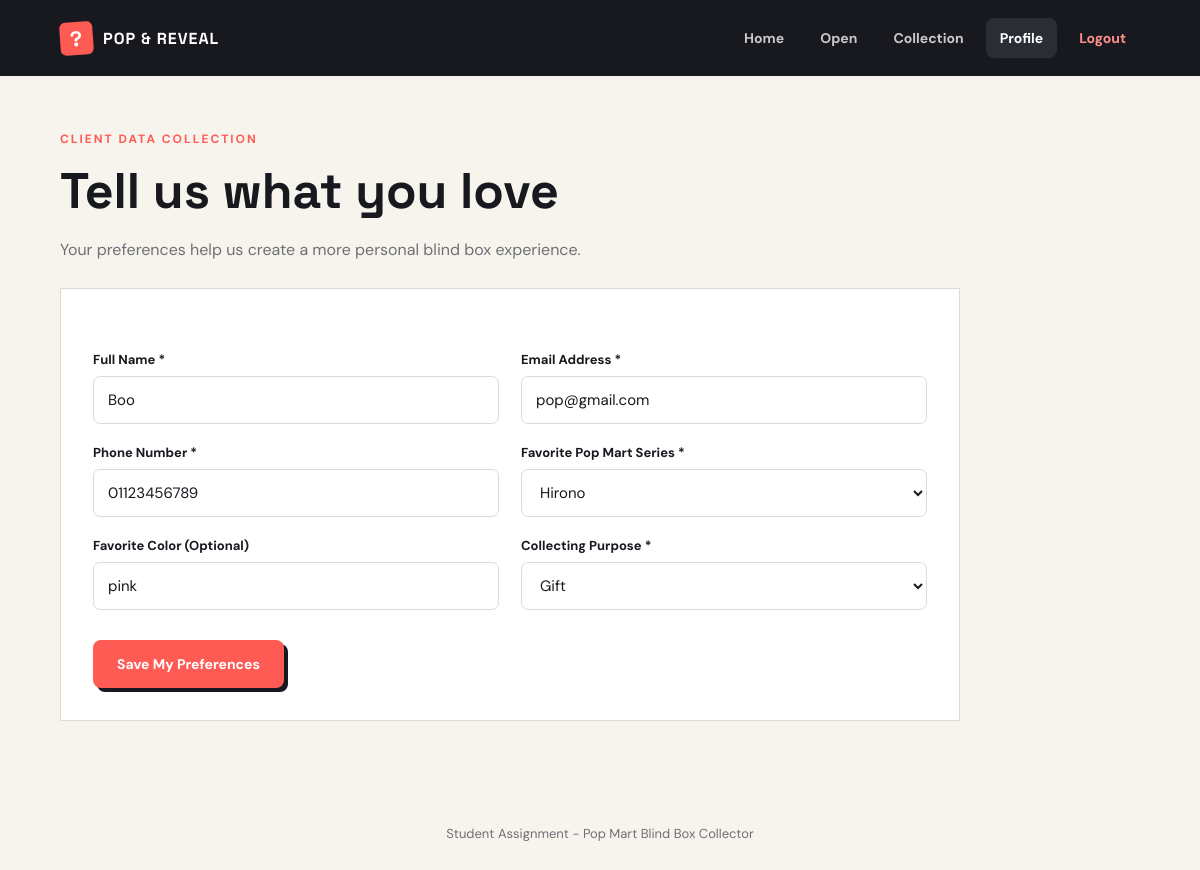
The app's page /profile.php (signed in) with its own data.
### tables this page shows
CREATE TABLE `users` (
  `id` int(11) NOT NULL,
  `full_name` varchar(100) NOT NULL,
  `email` varchar(120) NOT NULL,
  `phone` varchar(30) NOT NULL,
  `password` varchar(255) NOT NULL,
  `favorite_series` varchar(50) DEFAULT '',
  `favorite_color` varchar(30) DEFAULT '',
  `collecting_purpose` varchar(30) DEFAULT '',
  `created_at` timestamp NOT NULL DEFAULT current_timestamp()
);

### profile.php (the view, shortened to what this page needs)
<?php
$servername = "localhost";
$username = "popmart_collector";
$password = "pop123";
$dbname = "popmart_collector";
$conn = new mysqli($servername, $username, $password, $dbname);
mysqli_set_charset($conn, "utf8mb4");
$user_id = $_SESSION["user_id"];
$user_query = "SELECT * FROM users WHERE id = '$user_id'";
$user_result = mysqli_query($conn, $user_query);
$user = mysqli_fetch_assoc($user_result);
?>
<!DOCTYPE html>
<html lang="en">
<head>
    <link rel="stylesheet" href="style.css">
</head>
<body>
    <header class="topbar">
        <a class="brand" href="dashboard.php"><span class="brand-box">?</span><span>POP & REVEAL</span></a>
        <nav class="nav-links">
            <a href="dashboard.php"><span class="nav-icon">&#8962;</span><span class="nav-label">Home</span></a>
            <a href="open_box.php"><span class="nav-icon">?</span><span class="nav-label">Open</span></a>
            <a href="collection.php"><span class="nav-icon">&#9638;</span><span class="nav-label">Collection</span></a>
            <a class="active" href="profile.php"><span class="nav-icon">&#9786;</span><span class="nav-label">Profile</span></a>
            <a class="logout-link" href="logout.php" onclick="return confirm('Are you sure you want to logout?');"><span class="nav-icon">&#8594;</span><span class="nav-label">Logout</span></a>
        </nav>
    </header>
    <main class="page-container">
        <section class="page-heading">
            <p class="eyebrow">CLIENT DATA COLLECTION</p>
            <h1>Tell us what you love</h1>
            <p>Your preferences help us create a more personal blind box experience.</p>
        </section>
        <section class="panel profile-panel">
            <form method="POST" action="profile.php" class="two-column-form">
                <div class="form-group">
                    <label for="full_name">Full Name *</label>
                    <input id="full_name" type="text" name="full_name" value="<?php echo htmlspecialchars($user['full_name']); ?>" required>
                </div>
                <div class="form-group">
                    <label for="email">Email Address *</label>
                    <input id="email" type="email" name="email" value="<?php echo htmlspecialchars($user['email']); ?>" required>
                </div>
                <div class="form-group">
                    <label for="phone">Phone Number *</label>
                    <input id="phone" type="tel" name="phone" value="<?php echo htmlspecialchars($user['phone']); ?>" inputmode="numeric" pattern="[0-9]+" title="Please enter numbers only." required>
                </div>
                <div class="form-group">
                    <label for="favorite_series">Favorite Pop Mart Series *</label>
                    <select id="favorite_series" name="favorite_series" required>
                        <option value="Hirono" <?php if ($user['favorite_series'] == 'Hirono') { echo 'selected'; } ?>>Hirono</option>
                    </select>
                </div>
                <div class="form-group">
                    <label for="favorite_color">Favorite Color (Optional)</label>
                    <input id="favorite_color" type="text" name="favorite_color" value="<?php echo htmlspecialchars($user['favorite_color']); ?>" placeholder="Example: Pink">
                </div>
                <div class="form-group">
                    <label for="collecting_purpose">Collecting Purpose *</label>
                    <select id="collecting_purpose" name="collecting_purpose" required>
                        <option value="Gift" <?php if ($user['collecting_purpose'] == 'Gift') { echo 'selected'; } ?>>Gift</option>
                    </select>
                </div>
                <div class="form-actions-wide">
                    <button class="btn btn-primary" type="submit">Save My Preferences</button>
                </div>
            </form>
        </section>
    </main>
    <footer>Student Assignment - Pop Mart Blind Box Collector</footer>
</body>
</html>

### style.css (style rules this page uses)
* { box-sizing: border-box; }
body { margin: 0; color: #17191f; background-color: #f7f4ee; font-family: "DM Sans", Arial, sans-serif; }
h1, h2, h3 { margin-top: 0; font-family: "Space Grotesk", Arial, sans-serif; }
a { color: inherit; }
.topbar { height: 76px; padding: 0 5%; display: flex; align-items: center; justify-content: space-between; background-color: #17191f; color: white; position: sticky; top: 0; z-index: 10; }
.brand { display: flex; align-items: center; gap: 10px; color: white; font-family: "Space Grotesk", Arial, sans-serif; font-weight: bold; text-decoration: none; letter-spacing: 1px; }
.brand-box { width: 33px; height: 33px; display: flex; align-items: center; justify-content: center; background-color: #ff5b55; color: white; border-radius: 6px; transform: rotate(-4deg); font-size: 21px; }
.nav-links { display: flex; align-items: center; gap: 8px; }
.nav-links a { color: #c9c9cd; padding: 11px 14px; text-decoration: none; border-radius: 8px; font-size: 14px; font-weight: bold; }
.nav-links a:hover, .nav-links a.active { color: white; background-color: #2a2d34; }
.nav-links .logout-link { color: #ff908c; }
.page-container { width: 90%; max-width: 1180px; min-height: calc(100vh - 136px); margin: auto; }
footer { color: #6f7077; text-align: center; padding: 30px; font-size: 13px; }
.eyebrow, .mini-label { color: #ff5b55; font-size: 12px; letter-spacing: 2px; font-weight: bold; }
.btn { min-height: 46px; padding: 13px 22px; display: inline-block; border: 2px solid transparent; border-radius: 8px; font-family: "DM Sans", Arial, sans-serif; font-size: 14px; font-weight: bold; text-align: center; text-decoration: none; cursor: pointer; }
.btn-primary { background-color: #ff5b55; color: white; box-shadow: 4px 4px 0 #17191f; }
.form-group { margin-bottom: 20px; }
.form-group label { display: block; margin-bottom: 8px; font-size: 13px; font-weight: bold; }
.form-group input, .form-group select { width: 100%; min-height: 48px; padding: 12px 14px; color: #17191f; background-color: white; border: 1px solid #dedbd4; border-radius: 7px; font-family: "DM Sans", Arial, sans-serif; font-size: 15px; }
.two-column-form { margin-top: 30px; display: flex; flex-wrap: wrap; gap: 0 22px; }
.two-column-form .form-group { width: calc(50% - 11px); }
.form-actions-wide { width: 100%; margin-top: 10px; }
.panel { padding: 32px; background-color: white; border: 1px solid #dedbd4; }
.page-heading { margin: 55px 0 28px; }
.page-heading h1 { margin: 10px 0; font-size: 50px; }
.page-heading>p:last-child { color: #6f7077; }
.profile-panel { max-width: 900px; margin-bottom: 50px; }

### records on screen
users: full_name "Boo", email "pop@gmail.com", phone "01123456789", favorite_series "Hirono", favorite_color "pink", collecting_purpose "Gift"
